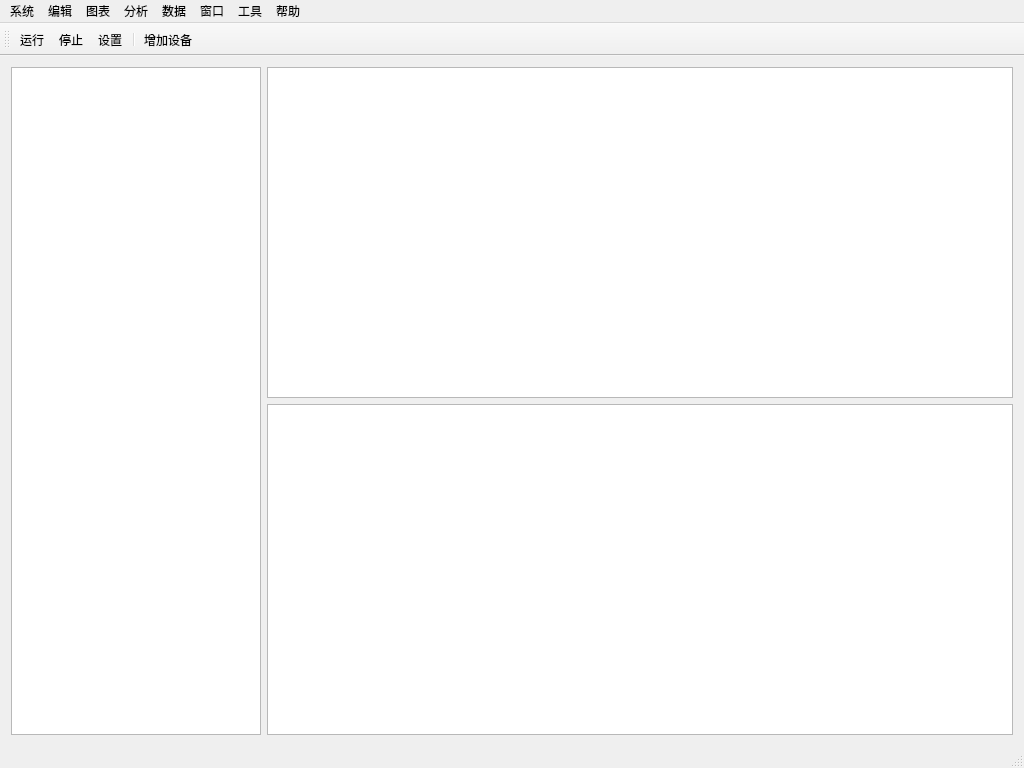
<?xml version="1.0" encoding="UTF-8"?>
<ui version="4.0">
 <class>MainWindow</class>
 <widget class="QMainWindow" name="MainWindow">
  <property name="geometry">
   <rect>
    <x>0</x>
    <y>0</y>
    <width>1024</width>
    <height>768</height>
   </rect>
  </property>
  <property name="sizePolicy">
   <sizepolicy hsizetype="Expanding" vsizetype="Expanding">
    <horstretch>0</horstretch>
    <verstretch>0</verstretch>
   </sizepolicy>
  </property>
  <property name="minimumSize">
   <size>
    <width>1024</width>
    <height>768</height>
   </size>
  </property>
  <property name="windowTitle">
   <string>LiteSolar</string>
  </property>
  <property name="windowIcon">
   <iconset>
    <normaloff>:/image/prefix1/rc/ic_launcher.png</normaloff>:/image/prefix1/rc/ic_launcher.png</iconset>
  </property>
  <property name="documentMode">
   <bool>false</bool>
  </property>
  <widget class="QWidget" name="centralWidget">
   <property name="sizePolicy">
    <sizepolicy hsizetype="Expanding" vsizetype="Expanding">
     <horstretch>0</horstretch>
     <verstretch>0</verstretch>
    </sizepolicy>
   </property>
   <property name="layoutDirection">
    <enum>Qt::LeftToRight</enum>
   </property>
   <property name="autoFillBackground">
    <bool>true</bool>
   </property>
   <layout class="QHBoxLayout" name="horizontalLayout">
    <item>
     <widget class="QTreeView" name="treeView">
      <property name="maximumSize">
       <size>
        <width>250</width>
        <height>16777215</height>
       </size>
      </property>
     </widget>
    </item>
    <item>
     <layout class="QVBoxLayout" name="verticalLayout">
      <item>
       <widget class="QTextBrowser" name="textBrowser"/>
      </item>
      <item>
       <widget class="QListWidget" name="listWidget"/>
      </item>
     </layout>
    </item>
   </layout>
  </widget>
  <widget class="QMenuBar" name="menuBar">
   <property name="geometry">
    <rect>
     <x>0</x>
     <y>0</y>
     <width>1024</width>
     <height>23</height>
    </rect>
   </property>
   <widget class="QMenu" name="menuFile">
    <property name="title">
     <string>系统</string>
    </property>
    <addaction name="actionBegin"/>
    <addaction name="actionStop"/>
    <addaction name="separator"/>
    <addaction name="actionSetting"/>
    <addaction name="separator"/>
    <addaction name="actionImport"/>
    <addaction name="actionExport"/>
    <addaction name="separator"/>
    <addaction name="actionExit"/>
   </widget>
   <widget class="QMenu" name="menuDevice">
    <property name="title">
     <string>编辑</string>
    </property>
    <addaction name="actionNewUnit"/>
    <addaction name="actionEditUnit"/>
    <addaction name="separator"/>
    <addaction name="action3"/>
    <addaction name="action4"/>
    <addaction name="action5"/>
    <addaction name="separator"/>
    <addaction name="action6"/>
   </widget>
   <widget class="QMenu" name="menuData">
    <property name="title">
     <string>数据</string>
    </property>
    <widget class="QMenu" name="menu_3">
     <property name="title">
      <string>导出</string>
     </property>
     <addaction name="actionDdfdf"/>
    </widget>
    <addaction name="action4_2"/>
    <addaction name="action5_2"/>
    <addaction name="separator"/>
    <addaction name="menu_3"/>
    <addaction name="action7"/>
   </widget>
   <widget class="QMenu" name="menuHelp">
    <property name="title">
     <string>帮助</string>
    </property>
    <addaction name="actionOffical"/>
    <addaction name="actionHelp"/>
    <addaction name="separator"/>
    <addaction name="actionAbout"/>
   </widget>
   <widget class="QMenu" name="menu">
    <property name="title">
     <string>工具</string>
    </property>
    <addaction name="actionModbus"/>
   </widget>
   <widget class="QMenu" name="menuForm">
    <property name="title">
     <string>窗口</string>
    </property>
    <addaction name="actionMain"/>
    <addaction name="actionTree"/>
    <addaction name="actionDebug"/>
    <addaction name="separator"/>
    <addaction name="actionShow"/>
    <addaction name="actionHide"/>
   </widget>
   <widget class="QMenu" name="menuChart">
    <property name="title">
     <string>图表</string>
    </property>
    <addaction name="action1_2"/>
    <addaction name="action2_2"/>
    <addaction name="action3_2"/>
   </widget>
   <widget class="QMenu" name="menu_2">
    <property name="title">
     <string>分析</string>
    </property>
    <addaction name="actionPower"/>
   </widget>
   <addaction name="menuFile"/>
   <addaction name="menuDevice"/>
   <addaction name="menuChart"/>
   <addaction name="menu_2"/>
   <addaction name="menuData"/>
   <addaction name="menuForm"/>
   <addaction name="menu"/>
   <addaction name="menuHelp"/>
  </widget>
  <widget class="QToolBar" name="toolBar">
   <property name="windowTitle">
    <string>toolBar</string>
   </property>
   <property name="toolButtonStyle">
    <enum>Qt::ToolButtonTextUnderIcon</enum>
   </property>
   <attribute name="toolBarArea">
    <enum>TopToolBarArea</enum>
   </attribute>
   <attribute name="toolBarBreak">
    <bool>false</bool>
   </attribute>
   <addaction name="action"/>
   <addaction name="action_2"/>
   <addaction name="action_3"/>
   <addaction name="separator"/>
   <addaction name="action_4"/>
  </widget>
  <widget class="QStatusBar" name="statusBar"/>
  <action name="actionBegin">
   <property name="text">
    <string>开始通讯</string>
   </property>
   <property name="toolTip">
    <string>开始通讯</string>
   </property>
  </action>
  <action name="action">
   <property name="icon">
    <iconset resource="../../solar.qrc">
     <normaloff>:/image/rc/icon-play.png</normaloff>:/image/rc/icon-play.png</iconset>
   </property>
   <property name="text">
    <string>运行</string>
   </property>
  </action>
  <action name="action_2">
   <property name="icon">
    <iconset resource="../../solar.qrc">
     <normaloff>:/image/rc/icon-stop.png</normaloff>:/image/rc/icon-stop.png</iconset>
   </property>
   <property name="text">
    <string>停止</string>
   </property>
  </action>
  <action name="action_3">
   <property name="icon">
    <iconset resource="../../solar.qrc">
     <normaloff>:/image/rc/edit-device.png</normaloff>:/image/rc/edit-device.png</iconset>
   </property>
   <property name="text">
    <string>设置</string>
   </property>
  </action>
  <action name="action_4">
   <property name="icon">
    <iconset resource="../../solar.qrc">
     <normaloff>:/image/rc/iocn-add.png</normaloff>:/image/rc/iocn-add.png</iconset>
   </property>
   <property name="text">
    <string>增加设备</string>
   </property>
  </action>
  <action name="actionOffical">
   <property name="text">
    <string>官网</string>
   </property>
  </action>
  <action name="actionHelp">
   <property name="text">
    <string>帮助</string>
   </property>
  </action>
  <action name="actionAbout">
   <property name="text">
    <string>关于</string>
   </property>
  </action>
  <action name="actionStop">
   <property name="text">
    <string>停止通讯</string>
   </property>
   <property name="toolTip">
    <string>停止通讯</string>
   </property>
  </action>
  <action name="actionSetting">
   <property name="text">
    <string>系统设置</string>
   </property>
   <property name="toolTip">
    <string>系统设置</string>
   </property>
  </action>
  <action name="actionExit">
   <property name="text">
    <string>退出</string>
   </property>
   <property name="toolTip">
    <string>退出</string>
   </property>
  </action>
  <action name="actionNewUnit">
   <property name="text">
    <string>新建分区</string>
   </property>
   <property name="toolTip">
    <string>新建分区</string>
   </property>
  </action>
  <action name="actionEditUnit">
   <property name="text">
    <string>编辑分区</string>
   </property>
   <property name="toolTip">
    <string>编辑分区</string>
   </property>
  </action>
  <action name="action3">
   <property name="text">
    <string>新建设备</string>
   </property>
   <property name="toolTip">
    <string>新建设备</string>
   </property>
  </action>
  <action name="action4">
   <property name="text">
    <string>修改设备</string>
   </property>
   <property name="toolTip">
    <string>修改设备</string>
   </property>
  </action>
  <action name="action5">
   <property name="text">
    <string>删除设备</string>
   </property>
   <property name="toolTip">
    <string>删除设备</string>
   </property>
  </action>
  <action name="action6">
   <property name="text">
    <string>批量删除设备</string>
   </property>
   <property name="toolTip">
    <string>批量删除设备</string>
   </property>
  </action>
  <action name="action1_2">
   <property name="text">
    <string>实时曲线</string>
   </property>
   <property name="toolTip">
    <string>实时曲线</string>
   </property>
  </action>
  <action name="action2_2">
   <property name="text">
    <string>历史曲线</string>
   </property>
   <property name="toolTip">
    <string>历史曲线</string>
   </property>
  </action>
  <action name="action3_2">
   <property name="text">
    <string>发电统计</string>
   </property>
   <property name="toolTip">
    <string>发电统计</string>
   </property>
  </action>
  <action name="action4_2">
   <property name="text">
    <string>历史数据</string>
   </property>
   <property name="toolTip">
    <string>历史数据</string>
   </property>
  </action>
  <action name="action5_2">
   <property name="text">
    <string>历史事件</string>
   </property>
   <property name="toolTip">
    <string>历史事件</string>
   </property>
  </action>
  <action name="action7">
   <property name="text">
    <string>光伏报表</string>
   </property>
   <property name="toolTip">
    <string>光伏报表</string>
   </property>
  </action>
  <action name="actionDdfdf">
   <property name="text">
    <string>数据导出</string>
   </property>
   <property name="toolTip">
    <string>数据导出</string>
   </property>
  </action>
  <action name="actionExport">
   <property name="text">
    <string>导出</string>
   </property>
  </action>
  <action name="actionImport">
   <property name="text">
    <string>导入</string>
   </property>
  </action>
  <action name="actionModbus">
   <property name="text">
    <string>Modbus地址探测</string>
   </property>
  </action>
  <action name="actionMain">
   <property name="text">
    <string>主窗口</string>
   </property>
  </action>
  <action name="actionTree">
   <property name="text">
    <string>设备树</string>
   </property>
  </action>
  <action name="actionDebug">
   <property name="text">
    <string>调试输出窗口</string>
   </property>
  </action>
  <action name="actionPower">
   <property name="text">
    <string>功率分析</string>
   </property>
  </action>
  <action name="actionShow">
   <property name="text">
    <string>显示所有</string>
   </property>
  </action>
  <action name="actionHide">
   <property name="text">
    <string>隐藏所有</string>
   </property>
  </action>
 </widget>
 <layoutdefault spacing="6" margin="11"/>
 <resources>
  <include location="../../solar.qrc"/>
 </resources>
 <connections/>
</ui>
